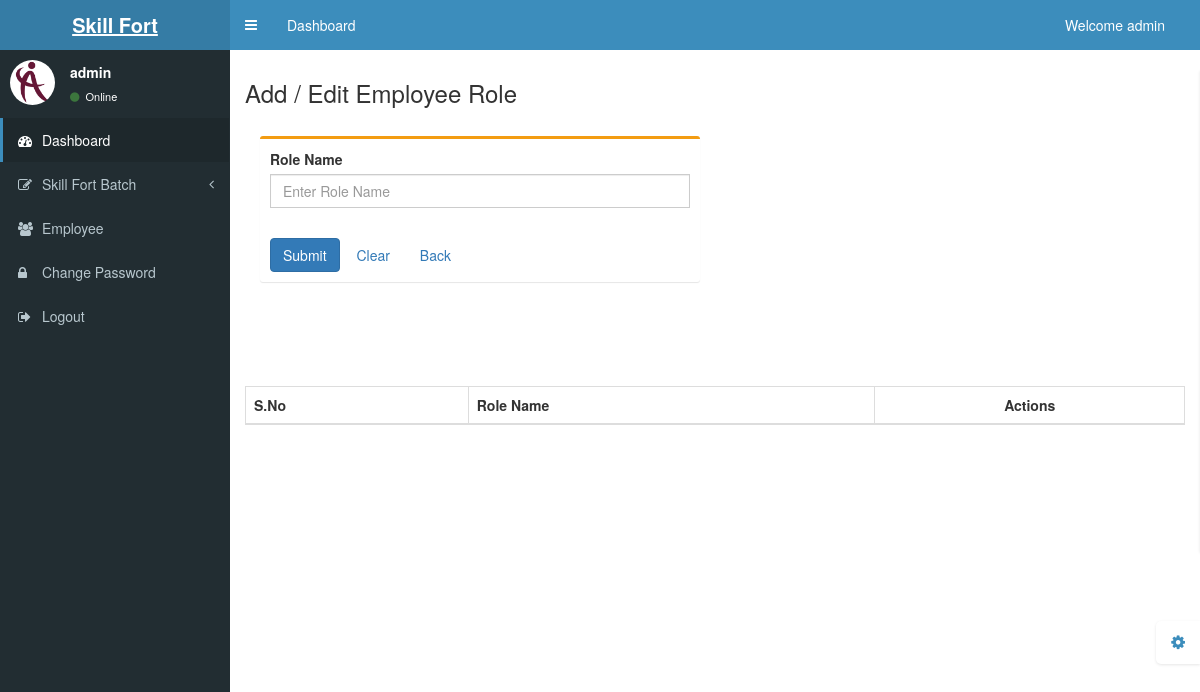
Before: /addRole.php (signed in) with the older database file.
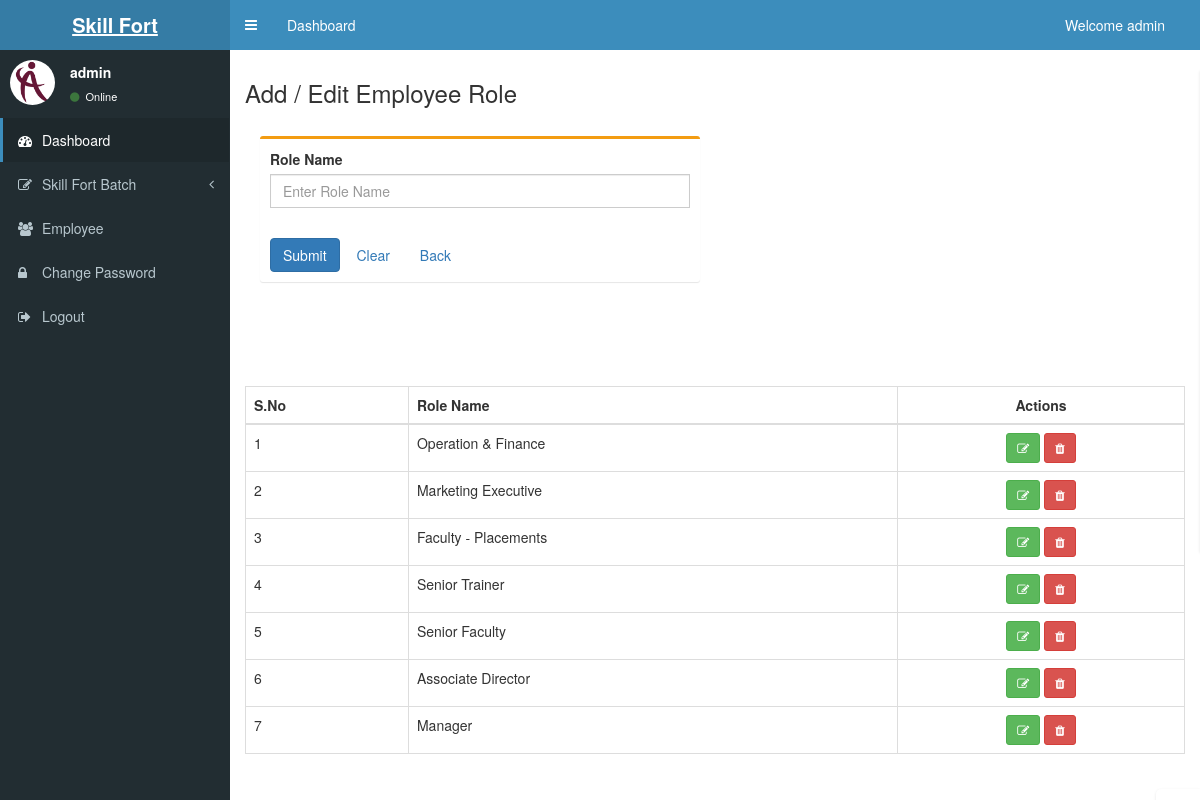
After: the same page with the newer database file.
### tables this page shows
CREATE TABLE `employee_roles` (
  `id` int(11) NOT NULL,
  `role_name` varchar(100) NOT NULL,
  `created_at` timestamp NOT NULL DEFAULT current_timestamp()
);

### addRole.php (the view, shortened to what the changed rows need)
<?php include('header.php'); ?>
<div class="content-wrapper">
    <section class="content-header" style="margin-top:15px;">
        <h1>Add / Edit Employee Role</h1>
    </section>
    <section class="content" style="margin-top:15px;">
    </section>
    <section class="content mt-4">
        <table class="table table-bordered table-hover">
            <thead class="thead-light">
                <tr>
                    <th>S.No</th>
                    <th>Role Name</th>
                    <th class="text-center">Actions</th>
                </tr>
            </thead>
            <tbody>
                <?php
                $i = 0;
                $result = mysqli_query($conn, "SELECT * FROM employee_roles ORDER BY id DESC");
                while ($row = mysqli_fetch_assoc($result)) {
                    $i++;
                ?>
                    <tr>
                        <td><?= $i ?></td>
                        <td><?= htmlspecialchars($row['role_name']) ?></td>
                        <td class="text-center">
                            <a href="addRole.php?edit=<?= $row['id'] ?>" class="btn btn-sm btn-success">
                                <i class="fa fa-edit"></i>
                            </a>
                            <a href="addRole.php?delete=<?= $row['id'] ?>"
                                class="btn btn-sm btn-danger"
                                onclick="return confirm('Are you sure you want to delete this role?');">
                                <i class="fa fa-trash"></i>
                            </a>
                        </td>
                    </tr>
                <?php } ?>
            </tbody>
        </table>
    </section>
</div>
<?php include('footer.php'); ?>

### header.php (shortened to what the changed rows need)
<!DOCTYPE html>
<html>
<head>
  <link href="https://maxcdn.bootstrapcdn.com/font-awesome/4.3.0/css/font-awesome.min.css" rel="stylesheet" type="text/css" />
  <link href="http://code.ionicframework.com/ionicons/2.0.0/css/ionicons.min.css" rel="stylesheet" type="text/css" />
  <link href="dist/css/AdminLTE.min.css" rel="stylesheet" type="text/css" />
  <link href="dist/css/skins/_all-skins.min.css" rel="stylesheet" type="text/css" />
  <link href="plugins/iCheck/flat/blue.css" rel="stylesheet" type="text/css" />
  <link href="plugins/morris/morris.css" rel="stylesheet" type="text/css" />
  <link href="plugins/jvectormap/jquery-jvectormap-1.2.2.css" rel="stylesheet" type="text/css" />
  <link href="plugins/datepicker/datepicker3.css" rel="stylesheet" type="text/css" />
  <link href="plugins/daterangepicker/daterangepicker-bs3.css" rel="stylesheet" type="text/css" />
  <link href="plugins/bootstrap-wysihtml5/bootstrap3-wysihtml5.min.css" rel="stylesheet" type="text/css" />
  <link rel="stylesheet" href="bootstrap/css/bootstrap.min.css">
  <link rel="stylesheet" href="https://cdn.datatables.net/1.10.25/css/dataTables.bootstrap.min.css">
</head>
<body class="skin-blue sidebar-mini">
  <div class="wrapper">
    <header class="main-header">
    </header>
    <aside class="main-sidebar">
    </aside>
  </div>

Changed rows visible on the page:
added employee_roles: role_name "Operation & Finance"
added employee_roles: role_name "Marketing Executive"
added employee_roles: role_name "Faculty - Placements"
added employee_roles: role_name "Senior Trainer"
added employee_roles: role_name "Senior Faculty"
added employee_roles: role_name "Associate Director"
added employee_roles: role_name "Manager"
